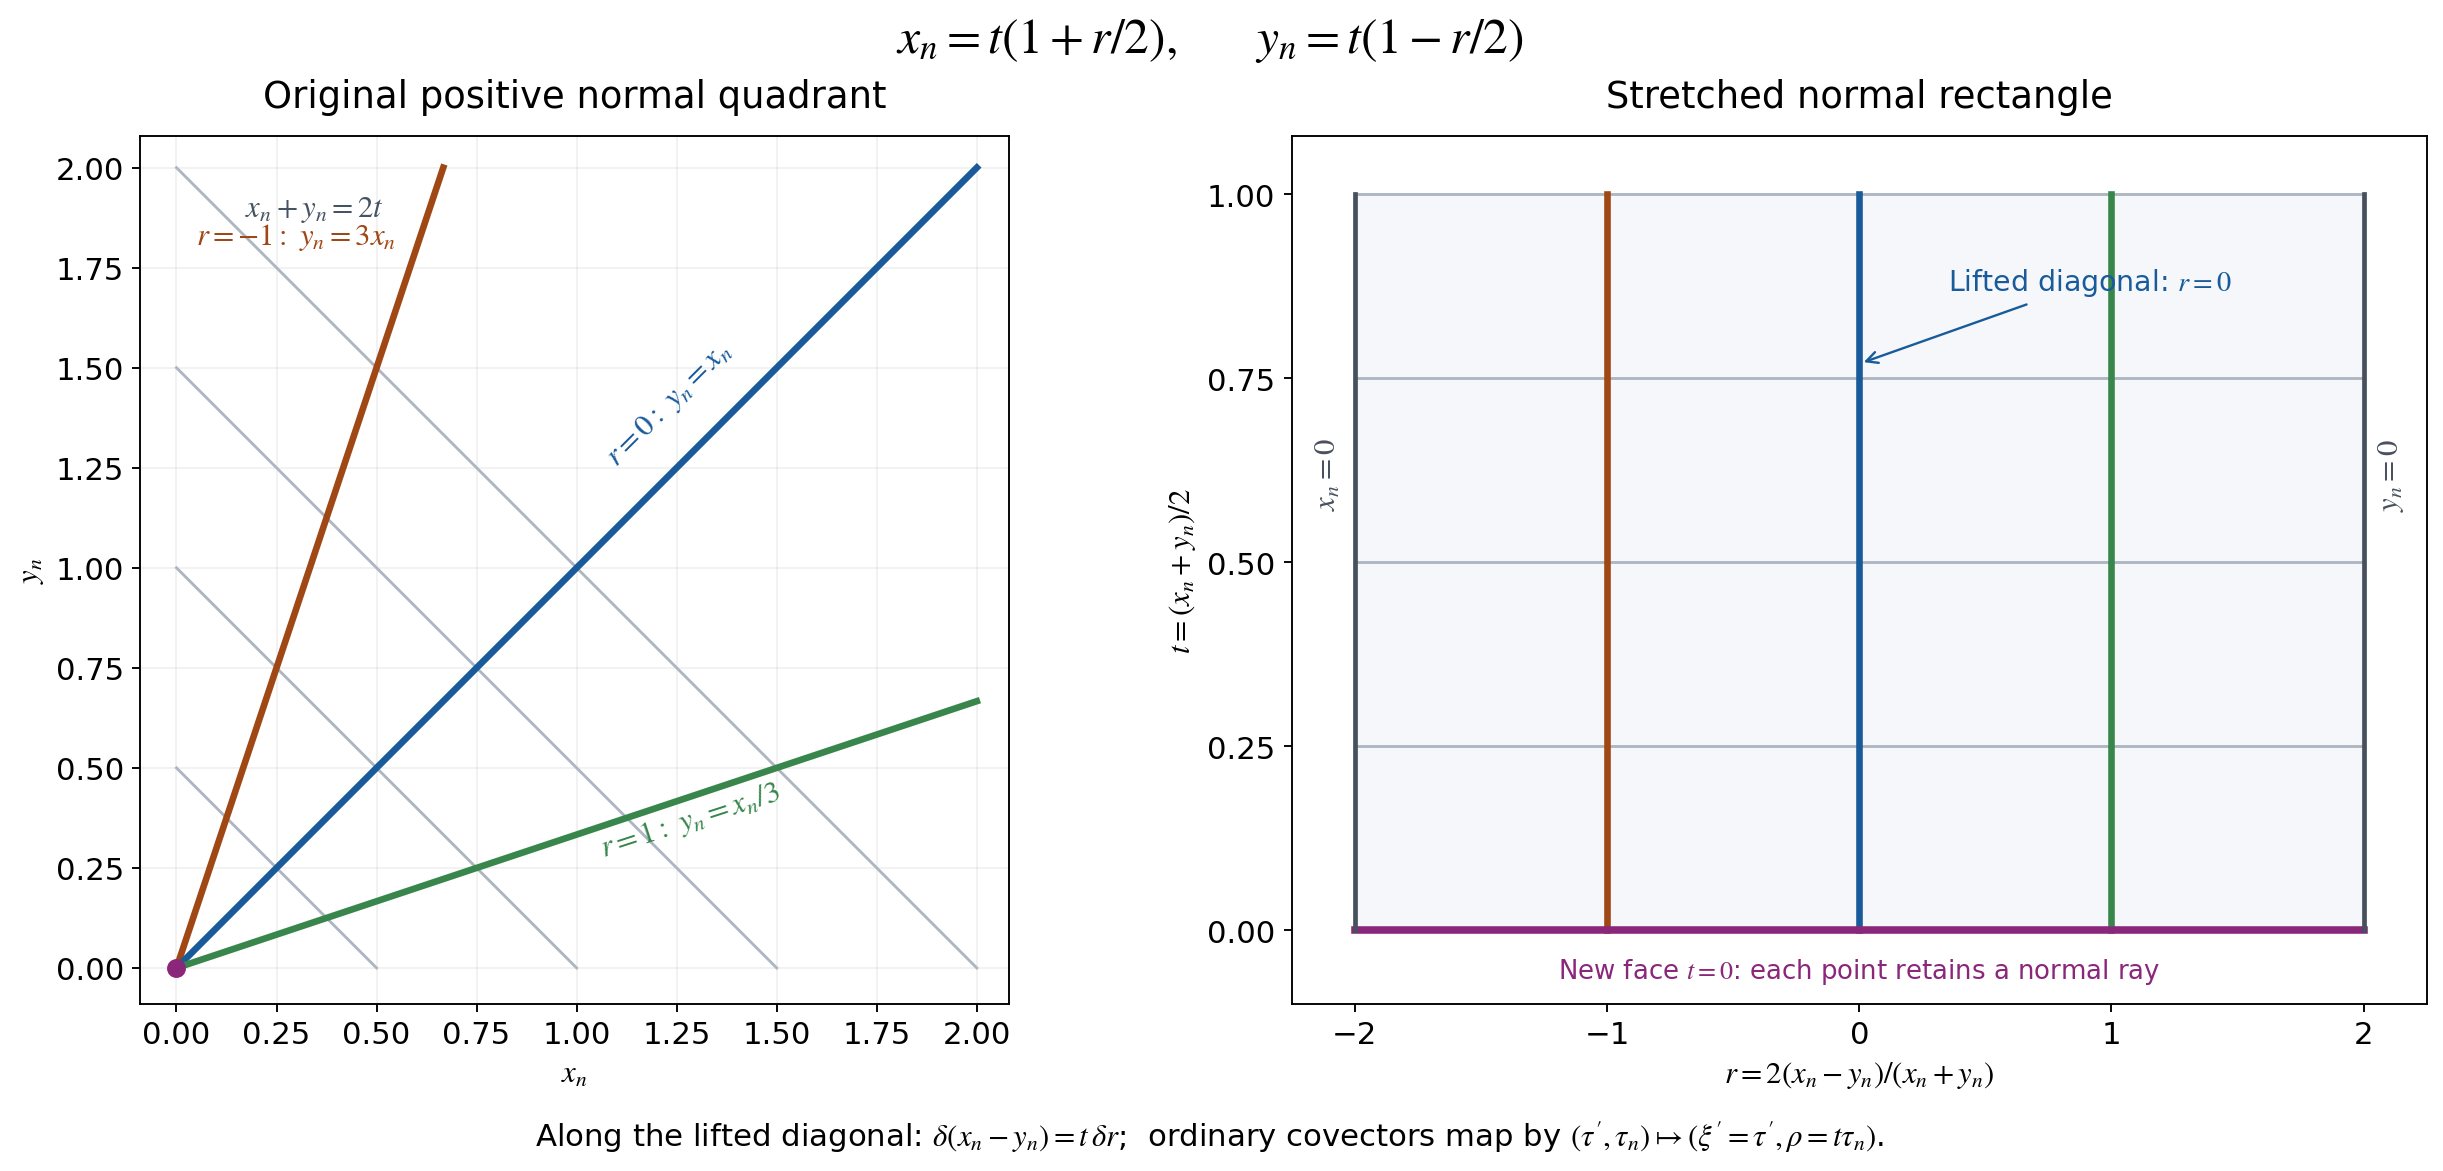

Source code (Python):
"""Render the exact normal coordinates in GL4, GL7 and GL8."""
from pathlib import Path
import matplotlib
matplotlib.use("Agg")
import matplotlib.pyplot as plt
import numpy as np

out = Path(__file__).resolve().parent
plt.rcParams.update({"font.size": 13, "mathtext.fontset": "stix", "font.family": "DejaVu Sans"})
fig, axes = plt.subplots(1, 2, figsize=(14.4, 6.4), constrained_layout=True)
ax, bx = axes
colors = { -1: "#a04716", 0: "#195b9a", 1: "#38864c" }
ax.set(xlim=(-.09, 2.08), ylim=(-.09, 2.08), xlabel=r"$x_n$", ylabel=r"$y_n$")
ax.set_aspect("equal")
for t in (.25, .5, .75, 1.0):
    x = np.linspace(0, 2*t, 160)
    ax.plot(x, 2*t-x, color="#adb6c1", lw=1.2)
ax.text(.17, 1.88, r"$x_n+y_n=2t$", color="#465362")
for r in (-1, 0, 1):
    t = np.linspace(0, 2/max(1+r/2, 1-r/2), 180)
    ax.plot(t*(1+r/2), t*(1-r/2), color=colors[r], lw=2.8)
ax.text(.05, 1.81, r"$r=-1:\ y_n=3x_n$", color=colors[-1])
ax.text(1.06, 1.26, r"$r=0:\ y_n=x_n$", color=colors[0], rotation=45)
ax.text(1.05, .28, r"$r=1:\ y_n=x_n/3$", color=colors[1], rotation=18)
ax.plot(0, 0, "o", color="#8a277a", markersize=7)
ax.set_title("Original positive normal quadrant", pad=12)
ax.grid(alpha=.16)

bx.set(xlim=(-2.25, 2.25), ylim=(-.1, 1.08), xlabel=r"$r=2(x_n-y_n)/(x_n+y_n)$", ylabel=r"$t=(x_n+y_n)/2$")
bx.set_xticks([-2, -1, 0, 1, 2])
bx.set_yticks([0, .25, .5, .75, 1])
bx.fill_between([-2, 2], 0, 1, color="#f5f7fa")
for t in (.25, .5, .75, 1):
    bx.plot([-2, 2], [t, t], color="#adb6c1", lw=1.2)
for r in (-1, 0, 1):
    bx.plot([r, r], [0, 1], color=colors[r], lw=2.8)
bx.plot([-2, 2], [0, 0], color="#8a277a", lw=3.2)
for r in (-2, 2):
    bx.plot([r, r], [0, 1], color="#47505d", lw=2)
bx.text(-2.05, .58, r"$x_n=0$", rotation=90, ha="right", color="#47505d")
bx.text(2.05, .58, r"$y_n=0$", rotation=90, ha="left", color="#47505d")
bx.annotate(r"Lifted diagonal: $r=0$", xy=(0, .77), xytext=(.35, .87),
            arrowprops={"arrowstyle": "->", "color": colors[0]}, color=colors[0], fontsize=12)
bx.text(.0, -.065, r"New face $t=0$: each point retains a normal ray", ha="center", color="#8a277a", fontsize=11)
bx.set_title("Stretched normal rectangle", pad=12)
fig.suptitle(r"$x_n=t(1+r/2),\qquad y_n=t(1-r/2)$", fontsize=21)
fig.text(.5, -.045, r"Along the lifted diagonal: $\delta(x_n-y_n)=t\,\delta r$;  ordinary covectors map by $(\tau',\tau_n)\mapsto(\xi'=\tau',\rho=t\tau_n)$.", ha="center", fontsize=13)
for ext in ("png", "svg"):
    fig.savefig(out / f"compressed_corner_geometry.{ext}", dpi=170, bbox_inches="tight")
plt.close(fig)
